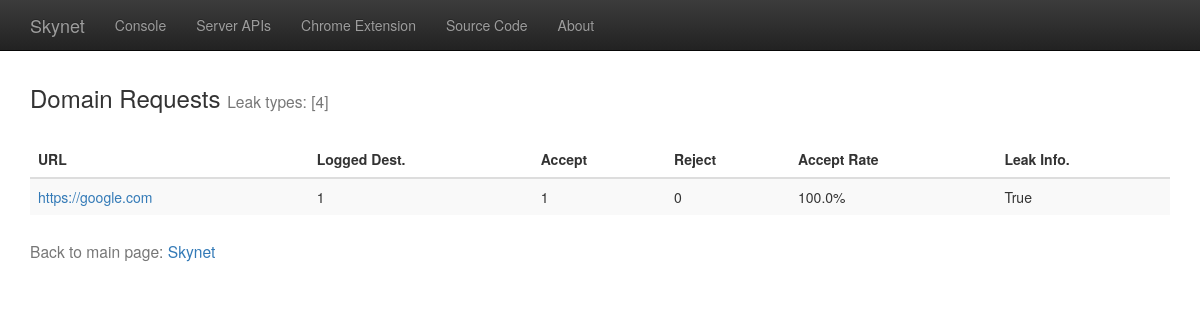
/q/domain/google.com, run on the app's committed database.
### skynet/models.py (models this page shows, shortened)
class FullRequest(models.Model):
    page_url = models.URLField()
    is_leak = models.BooleanField(default=False)
    accept_count = models.PositiveIntegerField(default=0)
    reject_count = models.PositiveIntegerField(default=0)
    top_domain = models.ForeignKey(TopDomain, default=None, null=True)

### skynet/views.py (the view)
# urls.py: url(r'^q/domain/', views.view_domain),
def view_domain(request):
    domain_url = request.path[10:]
    leak_types = set()
    try:
        domain_entry = TopDomain.objects.get(domain_name=domain_url)
    except TopDomain.DoesNotExist:
        return render(request, 'error.html')
    sub_page_set = FullRequest.objects.filter(top_domain=domain_entry)
    for item in sub_page_set:
        temp_leak_types = set()
        item.accept_rate = str(round(float(item.accept_count)/(item.accept_count+item.reject_count) * 100, 2))+'%'
        try:
            page_leak_to_set = LeakToURL.objects.filter(leak_from=item)
        except FullRequest.DoesNotExist:
            page_leak_to_set = []
        item.leak_to_log = str(len(page_leak_to_set))
        for leak_to_entry in page_leak_to_set:
            temp_leak_types.add(leak_to_entry.leak_type)
        leak_types.update(temp_leak_types)
    leak_types_array = str(sorted(list(leak_types)))
    return render(request, 'terminator_view_domain.html', {'pages': sub_page_set,
                                                           'leak_types': leak_types_array,
                                                           'top_domain': to_top_domain(domain_url)})

### templates/terminator_view_domain.html (shortened to what this page needs)
{% extends "terminator_base_nav.html" %}
{% block body-except-nav %}
    <h3>Domain <var>{{ top_domain }}</var> Requests <small>Leak types: {{ leak_types }}</small></h3>
    <div style="padding-top: 20px">
        <table id="domain-table" class="table table-striped table-hover sortable">
        <thead>
            <tr>
                <th>URL</th>
                <th>Logged Dest.</th>
                <th>Accept</th>
                <th>Reject</th>
                <th>Accept Rate</th>
                <th>Leak Info.</th>
            </tr>
        </thead>
        <tbody>
            {% for item in pages %}
                <tr>
                    <td>
                        <a href="/q/page/{{ item.page_url }}">{{ item.page_url }}</a>
                    </td>
                    <td>
                        {{ item.leak_to_log }}
                    </td>
                    <td>
                        {{ item.accept_count }}
                    </td>
                    <td>
                        {{ item.reject_count }}
                    </td>
                    <td>
                        {{ item.accept_rate }}
                    </td>
                     <td>
                        {{ item.is_leak }}
                    </td>
                </tr>
            {% endfor %}
        </tbody>
        </table>
        <h3><small>Back to main page: <a href="/"> Skynet </a></small></h3>
    </div>
{% endblock %}

### data on the page
FullRequest: page_url "https://google.com", leak_to_log "1", accept_count "1", reject_count "0", accept_rate "100.0%", is_leak "True"

### other printed values
{{ leak_types }} "[4]"
